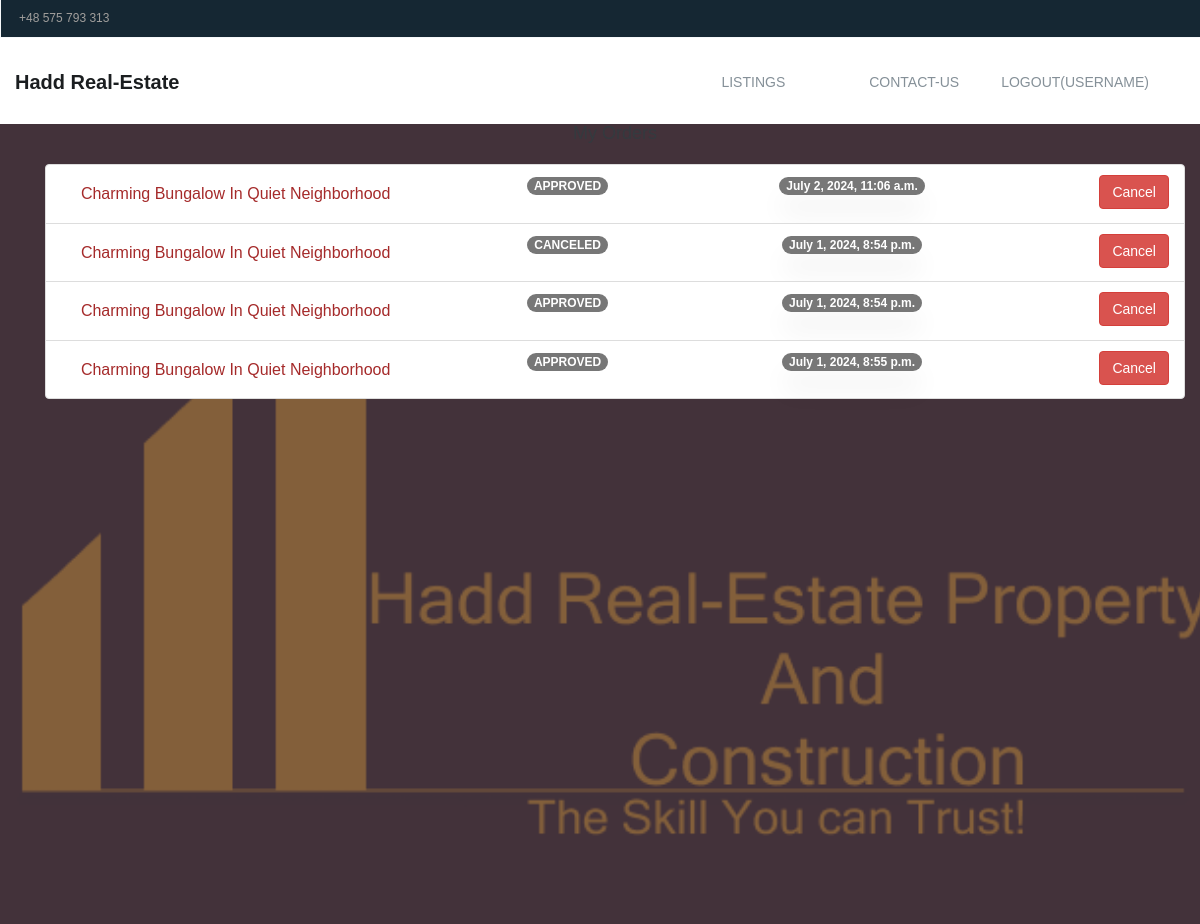
The app's page /orders/ (signed in), older data.
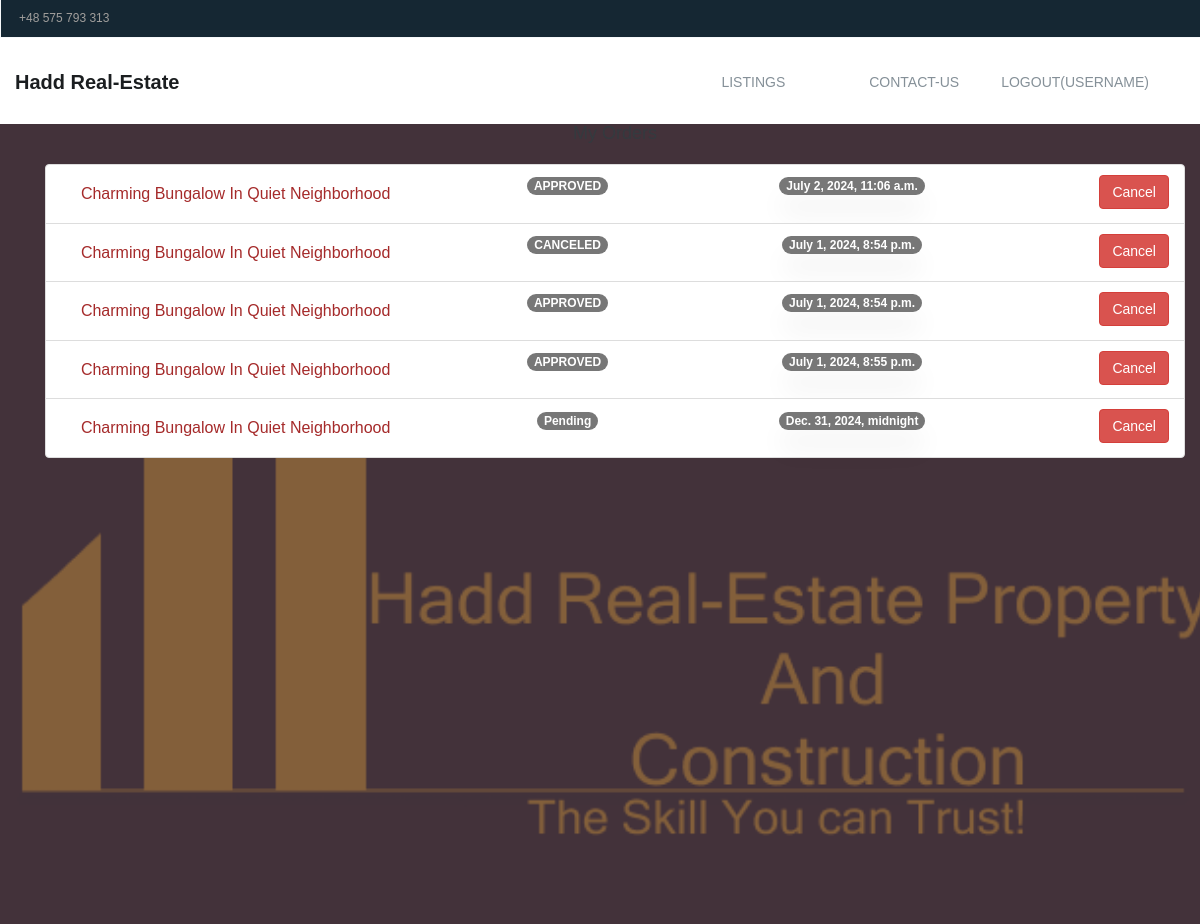
The same page, newer data.
### orders/models.py (models this page shows, shortened)
class Order(models.Model):
    user = models.ForeignKey(User, on_delete=models.CASCADE)
    listing = models.ForeignKey(Listing, on_delete=models.CASCADE)
    reservation_date = models.DateTimeField(auto_now_add=False)
    status = models.CharField(
        max_length=20,
        choices=[(status.name, status.value) for status in OrderStatus],
        default=OrderStatus.PENDING.name
    )
    created_on = models.DateTimeField(auto_now_add=True, null=True)

### listings/models.py (models this page shows, shortened)
class Listing(models.Model):
    title = models.CharField(max_length=200)
    description = models.TextField()
    price = models.DecimalField(max_digits=10, decimal_places=2)
    main_img = models.ImageField(upload_to='images/', blank=True, null=True)
    created_at = models.DateTimeField(auto_now_add=True)
    updated_at = models.DateTimeField(auto_now=True)

### orders/views.py (the view)
# urls.py: path('', views.order_list, name='order_list'),
@login_required
def order_list(request):
    orders = Order.objects.filter(user=request.user)
    if request.user.is_superuser:
        orders = Order.objects.all()
    return render(request, 'orders/order_list.html', {'orders': orders})

### orders/models.py (called while the page is built)
@receiver(post_init, sender=Order)
def check_and_update_order_status_on_fetch(sender, instance, **kwargs):
    if instance.status == OrderStatus.PENDING.name and instance.date_ordered < timezone.now():
        instance.status = OrderStatus.CANCELED.name
        instance.save()

### real_estate/templates/orders/order_list.html (shortened to what this page needs)
{% extends 'base.html' %}
{% block content %}
    <div class="container mt-4">
        <h1 class="display-4 mb-4">My Orders</h1>
        <ul class="list-group">
            {% for order in orders %}
                <li class="list-group-item bg-secondary rounded-3">
                    <div class="row align-items-center">
                        <div class="col-md-4">
                            <h2 class="h5 text-white mb-1"><a
                                    href="{% url 'listing_detail' order.listing.pk %}">{{ order.listing.title }}</a>
                            </h2>
                        </div>
                        <div class="col-md-3">
                            <span class="badge bg-primary rounded-pill">{{ order.status }}</span>
                        </div>
                        <div class="col-md-3">
                            <span class="badge bg-light text-dark rounded-pill">{{ order.reservation_date }}</span>
                        </div>
                        <div class="col-md-2 text-right">
                            <form action="{% url 'cancel_order' order.pk %}" method="post">
                                <button class="btn btn-danger">Cancel</button>
                            </form>
                        </div>
                    </div>
                </li>
            {% endfor %}
        </ul>
    </div>
{% endblock %}

Row changes from the older to the newer data that the page shows:
added Order: listing "Charming Bungalow In Quiet Neighborhood", status "Pending", reservation_date "Dec. 31, 2024, midnight"
